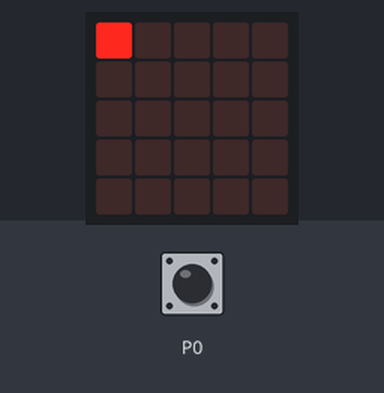
A program run on a simulated BBC micro:bit (MakeCode). On the bench: the board's 5×5 LED display. Inputs (shaded band) come from the test bench; at power-on: P0 HIGH. What the program prints to the serial console is not drawn.

Above: at 0.06 s.

The program:

main.ts
```typescript
pins.onPulsed(DigitalPin.P0, PulseValue.Low, function () {
    Fentes += 1
})
let Vitesse = 0
let Fentes = 0
pins.setPull(DigitalPin.P0, PinPullMode.PullUp)
let d1 = 0
let d2 = 0
let t1 = 0
let t2 = 0
basic.forever(function () {
    t1 = input.runningTime() / 1000
    // Le nombre de fentes comptes / le nombre de fentes dans la roue avec fentes * la circonférence de la roue en cm / 100 pour mettre la mesure en mètre.
    d1 = Fentes / 6 * 9.56 / 100
    // Calcul de la vitesse instantanée
    Vitesse = Math.abs(d2 - d1) / Math.abs(t2 - t1)
    serial.writeValue("Vitesse", Vitesse)
    t2 = t1
    d2 = d1
    led.toggle(0, 0)
    basic.pause(100)
})
```

test.ts
```typescript
// les tests vont ici ; cela ne sera pas compilé si ce paquet est utilisé en tant qu'extension.
```
